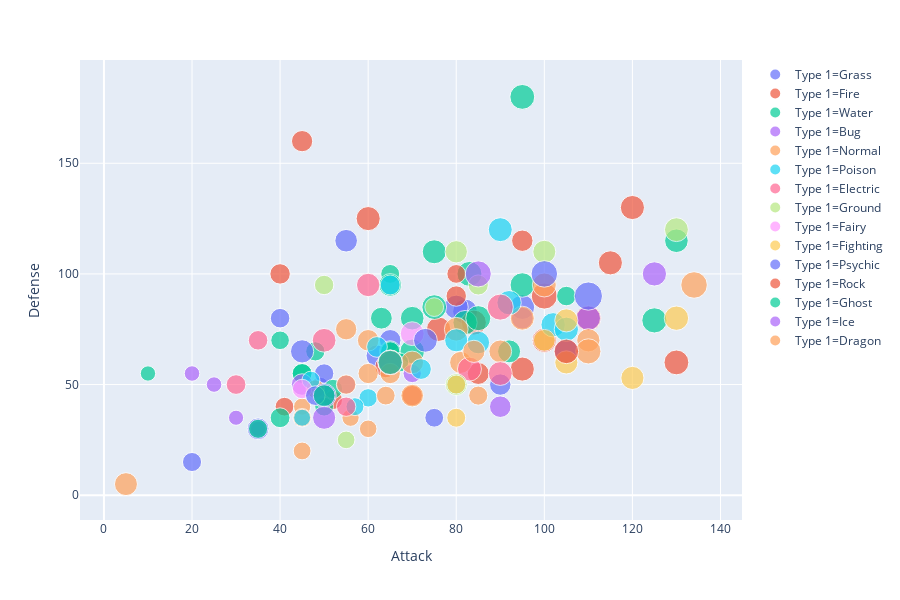

Notebook code for this chart:
### Code cell
fig=px.scatter(df,x="Attack",y="Defense",color="Type 1",size="Total",hover_data=["Name"])
fig.show()

### Figure 1 — Plotly figure (JSON) as saved in the notebook; plotly's stock layout.template omitted (floating-point values rounded to 4 significant figures)
{"data": [{"customdata": [["Bulbasaur"], ["Ivysaur"], ["Venusaur"], ["Oddish"], ["Gloom"], ["Vileplume"], ["Bellsprout"], ["Weepinbell"], ["Victreebel"], ["Exeggcute"], ["Exeggutor"], ["Tangela"]], "hoverlabel": {"namelength": 0}, "hovertemplate": "Type 1=Grass<br>Attack=%{x}<br>Defense=%{y}<br>Total=%{marker.size}<br>Name=%{customdata[0]}", "legendgroup": "Type 1=Grass", "marker": {"color": "#636efa", "size": [318, 405, 525, 320, 395, 490, 300, 390, 490, 325, 520, 435], "sizemode": "area", "sizeref": 1.7, "symbol": "circle"}, "mode": "markers", "name": "Type 1=Grass", "showlegend": true, "type": "scatter", "x": [49, 62, 82, 50, 65, 80, 75, 90, 105, 40, 95, 55], "xaxis": "x", "y": [49, 63, 83, 55, 70, 85, 35, 50, 65, 80, 85, 115], "yaxis": "y"}, {"customdata": [["Charmander"], ["Charmeleon"], ["Charizard"], ["Vulpix"], ["Ninetales"], ["Growlithe"], ["Arcanine"], ["Ponyta"], ["Rapidash"], ["Magmar"], ["Flareon"], ["Moltres"]], "hoverlabel": {"namelength": 0}, "hovertemplate": "Type 1=Fire<br>Attack=%{x}<br>Defense=%{y}<br>Total=%{marker.size}<br>Name=%{customdata[0]}", "legendgroup": "Type 1=Fire", "marker": {"color": "#EF553B", "size": [309, 405, 534, 299, 505, 350, 555, 410, 500, 495, 525, 580], "sizemode": "area", "sizeref": 1.7, "symbol": "circle"}, "mode": "markers", "name": "Type 1=Fire", "showlegend": true, "type": "scatter", "x": [52, 64, 84, 41, 76, 70, 110, 85, 100, 95, 130, 100], "xaxis": "x", "y": [43, 58, 78, 40, 75, 45, 80, 55, 70, 57, 60, 90], "yaxis": "y"}, {"customdata": [["Squirtle"], ["Wartortle"], ["Blastoise"], ["Psyduck"], ["Golduck"], ["Poliwag"], ["Poliwhirl"], ["Poliwrath"], ["Tentacool"], ["Tentacruel"], ["Slowpoke"], ["Slowbro"], ["Seel"], ["Dewgong"], ["Shellder"], ["Cloyster"], ["Krabby"], ["Kingler"], ["Horsea"], ["Seadra"], ["Goldeen"], ["Seaking"], ["Staryu"], ["Starmie"], ["Magikarp"], ["Gyarados"], ["Lapras"], ["Vaporeon"]], "hoverlabel": {"namelength": 0}, "hovertemplate": "Type 1=Water<br>Attack=%{x}<br>Defense=%{y}<br>Total=%{marker.size}<br>Name=%{customdata[0]}", "legendgroup": "Type 1=Water", "marker": {"color": "#00cc96", "size": [314, 405, 530, 320, 500, 300, 385, 510, 335, 515, 315, 490, 325, 475, 305, 525, 325, 475, 295, 440, 320, 450, 340, 520, 200, 540, 535, 525], "sizemode": "area", "sizeref": 1.7, "symbol": "circle"}, "mode": "markers", "name": "Type 1=Water", "showlegend": true, "type": "scatter", "x": [48, 63, 83, 52, 82, 50, 65, 95, 40, 70, 65, 75, 45, 70, 65, 95, 105, 130, 40, 65, 67, 92, 45, 75, 10, 125, 85, 65], "xaxis": "x", "y": [65, 80, 100, 48, 78, 40, 65, 95, 35, 65, 65, 110, 55, 80, 100, 180, 90, 115, 70, 95, 60, 65, 55, 85, 55, 79, 80, 60], "yaxis": "y"}, {"customdata": [["Caterpie"], ["Metapod"], ["Butterfree"], ["Weedle"], ["Kakuna"], ["Beedrill"], ["Paras"], ["Parasect"], ["Venonat"], ["Venomoth"], ["Scyther"], ["Pinsir"]], "hoverlabel": {"namelength": 0}, "hovertemplate": "Type 1=Bug<br>Attack=%{x}<br>Defense=%{y}<br>Total=%{marker.size}<br>Name=%{customdata[0]}", "legendgroup": "Type 1=Bug", "marker": {"color": "#ab63fa", "size": [195, 205, 395, 195, 205, 395, 285, 405, 305, 450, 500, 500], "sizemode": "area", "sizeref": 1.7, "symbol": "circle"}, "mode": "markers", "name": "Type 1=Bug", "showlegend": true, "type": "scatter", "x": [30, 20, 45, 35, 25, 90, 70, 95, 55, 65, 110, 125], "xaxis": "x", "y": [35, 55, 50, 30, 50, 40, 55, 80, 50, 60, 80, 100], "yaxis": "y"}, {"customdata": [["Pidgey"], ["Pidgeotto"], ["Pidgeot"], ["Rattata"], ["Raticate"], ["Spearow"], ["Fearow"], ["Jigglypuff"], ["Wigglytuff"], ["Meowth"], ["Persian"], ["Farfetch'd"], ["Doduo"], ["Dodrio"], ["Lickitung"], ["Chansey"], ["Kangaskhan"], ["Tauros"], ["Ditto"], ["Eevee"], ["Porygon"], ["Snorlax"]], "hoverlabel": {"namelength": 0}, "hovertemplate": "Type 1=Normal<br>Attack=%{x}<br>Defense=%{y}<br>Total=%{marker.size}<br>Name=%{customdata[0]}", "legendgroup": "Type 1=Normal", "marker": {"color": "#FFA15A", "size": [251, 349, 479, 253, 413, 262, 442, 270, 435, 290, 440, 352, 310, 460, 385, 450, 490, 490, 288, 325, 395, 540], "sizemode": "area", "sizeref": 1.7, "symbol": "circle"}, "mode": "markers", "name": "Type 1=Normal", "showlegend": true, "type": "scatter", "x": [45, 60, 80, 56, 81, 60, 90, 45, 70, 45, 70, 65, 85, 110, 55, 5, 95, 100, 48, 55, 60, 110], "xaxis": "x", "y": [40, 55, 75, 35, 60, 30, 65, 20, 45, 35, 60, 55, 45, 70, 75, 5, 80, 95, 48, 50, 70, 65], "yaxis": "y"}, {"customdata": [["Ekans"], ["Arbok"], ["NidoranªÛ"], ["Nidorina"], ["Nidoqueen"], ["Nidoranªâ"], ["Nidorino"], ["Nidoking"], ["Zubat"], ["Golbat"], ["Grimer"], ["Muk"], ["Koffing"], ["Weezing"]], "hoverlabel": {"namelength": 0}, "hovertemplate": "Type 1=Poison<br>Attack=%{x}<br>Defense=%{y}<br>Total=%{marker.size}<br>Name=%{customdata[0]}", "legendgroup": "Type 1=Poison", "marker": {"color": "#19d3f3", "size": [288, 438, 275, 365, 505, 273, 365, 505, 245, 455, 325, 500, 340, 490], "sizemode": "area", "sizeref": 1.7, "symbol": "circle"}, "mode": "markers", "name": "Type 1=Poison", "showlegend": true, "type": "scatter", "x": [60, 85, 47, 62, 92, 57, 72, 102, 45, 80, 80, 105, 65, 90], "xaxis": "x", "y": [44, 69, 52, 67, 87, 40, 57, 77, 35, 70, 50, 75, 95, 120], "yaxis": "y"}, {"customdata": [["Pikachu"], ["Raichu"], ["Magnemite"], ["Magneton"], ["Voltorb"], ["Electrode"], ["Electabuzz"], ["Jolteon"], ["Zapdos"]], "hoverlabel": {"namelength": 0}, "hovertemplate": "Type 1=Electric<br>Attack=%{x}<br>Defense=%{y}<br>Total=%{marker.size}<br>Name=%{customdata[0]}", "legendgroup": "Type 1=Electric", "marker": {"color": "#FF6692", "size": [320, 485, 325, 465, 330, 480, 490, 525, 580], "sizemode": "area", "sizeref": 1.7, "symbol": "circle"}, "mode": "markers", "name": "Type 1=Electric", "showlegend": true, "type": "scatter", "x": [55, 90, 35, 60, 30, 50, 83, 65, 90], "xaxis": "x", "y": [40, 55, 70, 95, 50, 70, 57, 60, 85], "yaxis": "y"}, {"customdata": [["Sandshrew"], ["Sandslash"], ["Diglett"], ["Dugtrio"], ["Cubone"], ["Marowak"], ["Rhyhorn"], ["Rhydon"]], "hoverlabel": {"namelength": 0}, "hovertemplate": "Type 1=Ground<br>Attack=%{x}<br>Defense=%{y}<br>Total=%{marker.size}<br>Name=%{customdata[0]}", "legendgroup": "Type 1=Ground", "marker": {"color": "#B6E880", "size": [300, 450, 265, 405, 320, 425, 345, 485], "sizemode": "area", "sizeref": 1.7, "symbol": "circle"}, "mode": "markers", "name": "Type 1=Ground", "showlegend": true, "type": "scatter", "x": [75, 100, 55, 80, 50, 80, 85, 130], "xaxis": "x", "y": [85, 110, 25, 50, 95, 110, 95, 120], "yaxis": "y"}, {"customdata": [["Clefairy"], ["Clefable"]], "hoverlabel": {"namelength": 0}, "hovertemplate": "Type 1=Fairy<br>Attack=%{x}<br>Defense=%{y}<br>Total=%{marker.size}<br>Name=%{customdata[0]}", "legendgroup": "Type 1=Fairy", "marker": {"color": "#FF97FF", "size": [323, 483], "sizemode": "area", "sizeref": 1.7, "symbol": "circle"}, "mode": "markers", "name": "Type 1=Fairy", "showlegend": true, "type": "scatter", "x": [45, 70], "xaxis": "x", "y": [48, 73], "yaxis": "y"}, {"customdata": [["Mankey"], ["Primeape"], ["Machop"], ["Machoke"], ["Machamp"], ["Hitmonlee"], ["Hitmonchan"]], "hoverlabel": {"namelength": 0}, "hovertemplate": "Type 1=Fighting<br>Attack=%{x}<br>Defense=%{y}<br>Total=%{marker.size}<br>Name=%{customdata[0]}", "legendgroup": "Type 1=Fighting", "marker": {"color": "#FECB52", "size": [305, 455, 305, 405, 505, 455, 455], "sizemode": "area", "sizeref": 1.7, "symbol": "circle"}, "mode": "markers", "name": "Type 1=Fighting", "showlegend": true, "type": "scatter", "x": [80, 105, 80, 100, 130, 120, 105], "xaxis": "x", "y": [35, 60, 50, 70, 80, 53, 79], "yaxis": "y"}, {"customdata": [["Abra"], ["Kadabra"], ["Alakazam"], ["Drowzee"], ["Hypno"], ["Mr. Mime"], ["Mewtwo"], ["Mew"]], "hoverlabel": {"namelength": 0}, "hovertemplate": "Type 1=Psychic<br>Attack=%{x}<br>Defense=%{y}<br>Total=%{marker.size}<br>Name=%{customdata[0]}", "legendgroup": "Type 1=Psychic", "marker": {"color": "#636efa", "size": [310, 400, 500, 328, 483, 460, 680, 600], "sizemode": "area", "sizeref": 1.7, "symbol": "circle"}, "mode": "markers", "name": "Type 1=Psychic", "showlegend": true, "type": "scatter", "x": [20, 35, 50, 48, 73, 45, 110, 100], "xaxis": "x", "y": [15, 30, 45, 45, 70, 65, 90, 100], "yaxis": "y"}, {"customdata": [["Geodude"], ["Graveler"], ["Golem"], ["Onix"], ["Omanyte"], ["Omastar"], ["Kabuto"], ["Kabutops"], ["Aerodactyl"]], "hoverlabel": {"namelength": 0}, "hovertemplate": "Type 1=Rock<br>Attack=%{x}<br>Defense=%{y}<br>Total=%{marker.size}<br>Name=%{customdata[0]}", "legendgroup": "Type 1=Rock", "marker": {"color": "#EF553B", "size": [300, 390, 495, 385, 355, 495, 355, 495, 515], "sizemode": "area", "sizeref": 1.7, "symbol": "circle"}, "mode": "markers", "name": "Type 1=Rock", "showlegend": true, "type": "scatter", "x": [80, 95, 120, 45, 40, 60, 80, 115, 105], "xaxis": "x", "y": [100, 115, 130, 160, 100, 125, 90, 105, 65], "yaxis": "y"}, {"customdata": [["Gastly"], ["Haunter"], ["Gengar"]], "hoverlabel": {"namelength": 0}, "hovertemplate": "Type 1=Ghost<br>Attack=%{x}<br>Defense=%{y}<br>Total=%{marker.size}<br>Name=%{customdata[0]}", "legendgroup": "Type 1=Ghost", "marker": {"color": "#00cc96", "size": [310, 405, 500], "sizemode": "area", "sizeref": 1.7, "symbol": "circle"}, "mode": "markers", "name": "Type 1=Ghost", "showlegend": true, "type": "scatter", "x": [35, 50, 65], "xaxis": "x", "y": [30, 45, 60], "yaxis": "y"}, {"customdata": [["Jynx"], ["Articuno"]], "hoverlabel": {"namelength": 0}, "hovertemplate": "Type 1=Ice<br>Attack=%{x}<br>Defense=%{y}<br>Total=%{marker.size}<br>Name=%{customdata[0]}", "legendgroup": "Type 1=Ice", "marker": {"color": "#ab63fa", "size": [455, 580], "sizemode": "area", "sizeref": 1.7, "symbol": "circle"}, "mode": "markers", "name": "Type 1=Ice", "showlegend": true, "type": "scatter", "x": [50, 85], "xaxis": "x", "y": [35, 100], "yaxis": "y"}, {"customdata": [["Dratini"], ["Dragonair"], ["Dragonite"]], "hoverlabel": {"namelength": 0}, "hovertemplate": "Type 1=Dragon<br>Attack=%{x}<br>Defense=%{y}<br>Total=%{marker.size}<br>Name=%{customdata[0]}", "legendgroup": "Type 1=Dragon", "marker": {"color": "#FFA15A", "size": [300, 420, 600], "sizemode": "area", "sizeref": 1.7, "symbol": "circle"}, "mode": "markers", "name": "Type 1=Dragon", "showlegend": true, "type": "scatter", "x": [64, 84, 134], "xaxis": "x", "y": [45, 65, 95], "yaxis": "y"}], "layout": {"height": 600, "legend": {"itemsizing": "constant", "tracegroupgap": 0}, "margin": {"t": 60}, "xaxis": {"anchor": "y", "domain": [0, 1], "title": {"text": "Attack"}}, "yaxis": {"anchor": "x", "domain": [0, 1], "title": {"text": "Defense"}}}}
